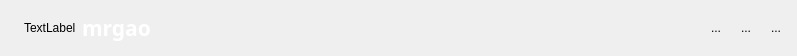
<?xml version="1.0" encoding="UTF-8"?>
<ui version="4.0">
 <class>TitleWidget</class>
 <widget class="QWidget" name="TitleWidget">
  <property name="geometry">
   <rect>
    <x>0</x>
    <y>0</y>
    <width>797</width>
    <height>56</height>
   </rect>
  </property>
  <property name="windowTitle">
   <string>Form</string>
  </property>
  <layout class="QHBoxLayout" name="horizontalLayout_2">
   <property name="spacing">
    <number>0</number>
   </property>
   <property name="leftMargin">
    <number>0</number>
   </property>
   <property name="topMargin">
    <number>0</number>
   </property>
   <property name="rightMargin">
    <number>0</number>
   </property>
   <property name="bottomMargin">
    <number>0</number>
   </property>
   <item>
    <widget class="QWidget" name="xxxxxxxx" native="true">
     <layout class="QHBoxLayout" name="horizontalLayout">
      <item>
       <spacer name="horizontalSpacer_2">
        <property name="orientation">
         <enum>Qt::Horizontal</enum>
        </property>
        <property name="sizeType">
         <enum>QSizePolicy::Fixed</enum>
        </property>
        <property name="sizeHint" stdset="0">
         <size>
          <width>15</width>
          <height>20</height>
         </size>
        </property>
       </spacer>
      </item>
      <item>
       <widget class="QLabel" name="logo">
        <property name="styleSheet">
         <string notr="true">background-image: url(:/images/top1.png);</string>
        </property>
        <property name="text">
         <string>TextLabel</string>
        </property>
       </widget>
      </item>
      <item>
       <widget class="QLabel" name="label">
        <property name="font">
         <font>
          <family>新宋体</family>
          <pointsize>16</pointsize>
          <weight>75</weight>
          <bold>true</bold>
         </font>
        </property>
        <property name="styleSheet">
         <string notr="true">color: rgb(255, 255, 255);</string>
        </property>
        <property name="text">
         <string>mrgao</string>
        </property>
       </widget>
      </item>
      <item>
       <spacer name="horizontalSpacer">
        <property name="orientation">
         <enum>Qt::Horizontal</enum>
        </property>
        <property name="sizeHint" stdset="0">
         <size>
          <width>40</width>
          <height>20</height>
         </size>
        </property>
       </spacer>
      </item>
      <item>
       <widget class="QToolButton" name="set_btn">
        <property name="text">
         <string>...</string>
        </property>
        <property name="icon">
         <iconset resource="../resource.qrc">
          <normaloff>:/images/login_setting.png</normaloff>:/images/login_setting.png</iconset>
        </property>
        <property name="iconSize">
         <size>
          <width>32</width>
          <height>32</height>
         </size>
        </property>
        <property name="autoRaise">
         <bool>true</bool>
        </property>
       </widget>
      </item>
      <item>
       <widget class="QToolButton" name="min_btn">
        <property name="text">
         <string>...</string>
        </property>
        <property name="icon">
         <iconset resource="../resource.qrc">
          <normaloff>:/images/login_min.png</normaloff>:/images/login_min.png</iconset>
        </property>
        <property name="iconSize">
         <size>
          <width>32</width>
          <height>32</height>
         </size>
        </property>
        <property name="autoRaise">
         <bool>true</bool>
        </property>
       </widget>
      </item>
      <item>
       <widget class="QToolButton" name="close_btn">
        <property name="text">
         <string>...</string>
        </property>
        <property name="icon">
         <iconset resource="../resource.qrc">
          <normaloff>:/images/login_close.png</normaloff>:/images/login_close.png</iconset>
        </property>
        <property name="iconSize">
         <size>
          <width>32</width>
          <height>32</height>
         </size>
        </property>
        <property name="autoRaise">
         <bool>true</bool>
        </property>
       </widget>
      </item>
     </layout>
    </widget>
   </item>
  </layout>
 </widget>
 <resources>
  <include location="../resource.qrc"/>
 </resources>
 <connections/>
</ui>
